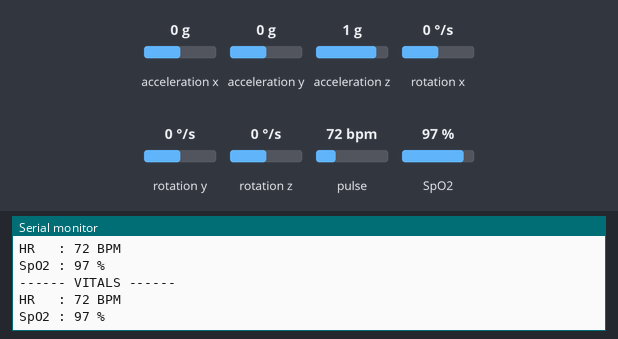
Simulated run of this sketch. Board: Arduino Uno, built with avr-gcc and run on an emulated ATmega328P. Shown: the last lines printed to the serial monitor. The inputs (shaded band) are chosen by the test bench; at power-on: acceleration z 1 g, pulse 72 bpm, SpO2 97 %, acceleration x 0 g, acceleration y 0 g, rotation x 0 °/s, rotation y 0 °/s, rotation z 0 °/s.

Above: at 1.2 s.
1.3 s: acceleration z set to 0 g
At 1.45 s:
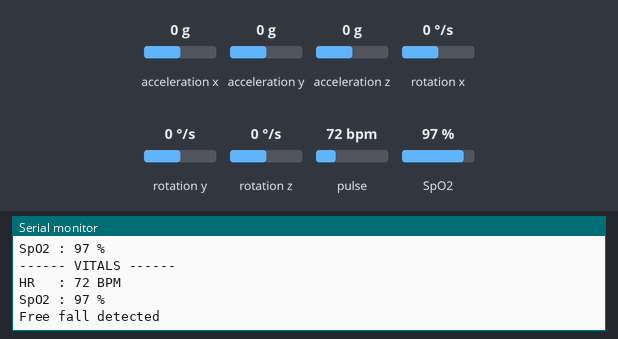
3.5 s: pulse set to 70 bpm
At 3.74 s:
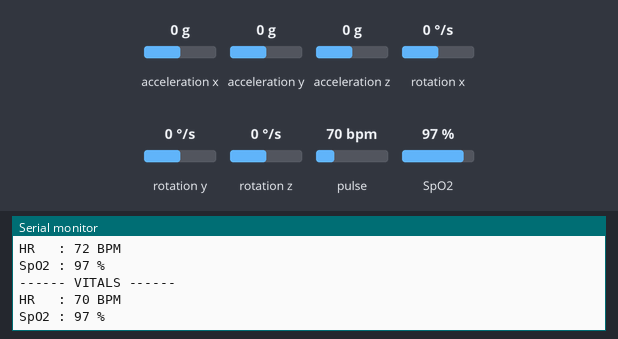
5.0 s: SpO2 set to 80 %
At 5.23 s:
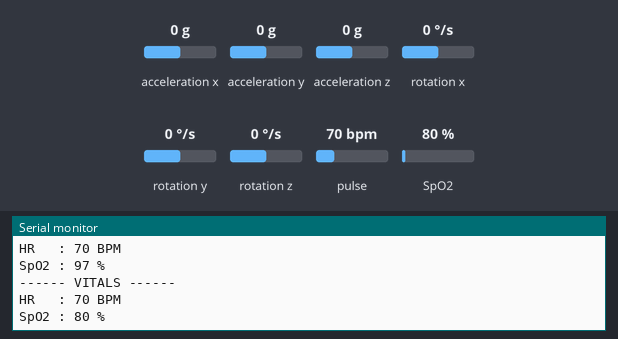

Measured:
- after the input at 1.3 s, the serial monitor: prints a new line at once (image 1)
- after the input at 3.5 s, the serial monitor: prints a new line after 0.12 s (image 2)
- after the input at 5.0 s, the serial monitor: prints a new line after 0.11 s (image 3)

The sketch:

mpu-max30102.ino
```cpp
#include <Wire.h>
#include <MPU6050.h>
#include <math.h>
#include "MAX30105.h"
#include "spo2_algorithm.h"

/* ================= MPU6050 ================= */
MPU6050 mpu;

#define FREE_FALL_THRESHOLD 0.3
#define IMPACT_THRESHOLD    2.5
#define FALL_TIME_WINDOW    500

bool fallDetected = false;
bool freeFallDetected = false;
unsigned long freeFallTime = 0;
unsigned long lastMPURead = 0;

/* ================= MAX30102 ================= */
MAX30105 particleSensor;

uint32_t irBuffer[100];
uint32_t redBuffer[100];
int32_t bufferLength = 100;

int32_t spo2;
int8_t validSPO2;
int32_t heartRate;
int8_t validHeartRate;

int hrNormalized = 0;

/* ================= Timing ================= */
unsigned long lastMAXRead = 0;

/* ================= Setup ================= */
void setup() {
  Serial.begin(115200);
  Wire.begin();

  /* ---------- MPU6050 ---------- */
  Serial.println("Initializing MPU6050...");
  mpu.initialize();

  if (!mpu.testConnection()) {
    Serial.println("MPU6050 connection failed!");
    while (1);
  }
  Serial.println("MPU6050 connected");

  /* ---------- MAX30102 ---------- */
  Serial.println("Initializing MAX30102...");
  if (!particleSensor.begin(Wire, I2C_SPEED_FAST)) {
    Serial.println("MAX30102 not found!");
    while (1);
  }

  byte ledBrightness = 50;
  byte sampleAverage = 1;
  byte ledMode = 2;
  byte sampleRate = 100;
  int pulseWidth = 69;
  int adcRange = 4096;

  particleSensor.setup(ledBrightness, sampleAverage, ledMode,
                       sampleRate, pulseWidth, adcRange);

  Serial.println("Place finger on sensor...");
}

/* ================= Loop ================= */
void loop() {

  // Run MPU at 500 Hz (every 2ms) — catches impact spikes
  if (micros() - lastMPURead >= 2000) {
    lastMPURead = micros();
    readMPU6050();
  }

  // Run MAX30102 at 10 Hz (every 100ms)
  readMAX30102_100ms();
}

/* ================= MPU6050 ================= */
void readMPU6050() {
  int16_t ax, ay, az, gx, gy, gz;
  mpu.getMotion6(&ax, &ay, &az, &gx, &gy, &gz);

  float accX = ax / 16384.0;
  float accY = ay / 16384.0;
  float accZ = az / 16384.0;

  float accMagnitude = sqrt(accX * accX + accY * accY + accZ * accZ);

  if (accMagnitude < FREE_FALL_THRESHOLD && !freeFallDetected) {
    freeFallDetected = true;
    freeFallTime = millis();
    Serial.println("Free fall detected");
  }

  if (freeFallDetected &&
      accMagnitude > IMPACT_THRESHOLD &&
      (millis() - freeFallTime) < FALL_TIME_WINDOW) {

    fallDetected = true;
    freeFallDetected = false;
    Serial.println("!!! FALL DETECTED !!!");
  }

  if (freeFallDetected && (millis() - freeFallTime) > FALL_TIME_WINDOW)
    freeFallDetected = false;

  if (fallDetected) {
    Serial.println("EMERGENCY FALL ALERT!");
    fallDetected = false;
  }
}

/* ================= MAX30102 ================= */
void readMAX30102_100ms() {
  if (millis() - lastMAXRead < 100) return;   // 0.1 sec
  lastMAXRead = millis();

  /* shift old data */
  for (int i = 0; i < 90; i++) {
    redBuffer[i] = redBuffer[i + 10];
    irBuffer[i] = irBuffer[i + 10];
  }

  /* collect 10 new samples */
  for (int i = 90; i < 100; i++) {
    while (!particleSensor.available())
      particleSensor.check();

    redBuffer[i] = particleSensor.getRed();
    irBuffer[i]  = particleSensor.getIR();
    particleSensor.nextSample();
  }

  maxim_heart_rate_and_oxygen_saturation(
    irBuffer,
    bufferLength,
    redBuffer,
    &spo2,
    &validSPO2,
    &heartRate,
    &validHeartRate
  );

  bool fingerPlaced = (irBuffer[99] > 50000);

  if (validHeartRate && heartRate >= 60 && heartRate <= 100)
    hrNormalized = heartRate;

  Serial.println("------ VITALS ------");

  if (!fingerPlaced) {
    Serial.println("Finger not placed");
  } else {
    if (hrNormalized > 0) {
      Serial.print("HR   : "); Serial.print(hrNormalized); Serial.println(" BPM");
    } else {
      Serial.println("HR   : Calculating...");
    }

    if (validSPO2) {
      Serial.print("SpO2 : "); Serial.print(spo2); Serial.println(" %");
    } else {
      Serial.println("SpO2 : Invalid");
    }
  }
}
```
